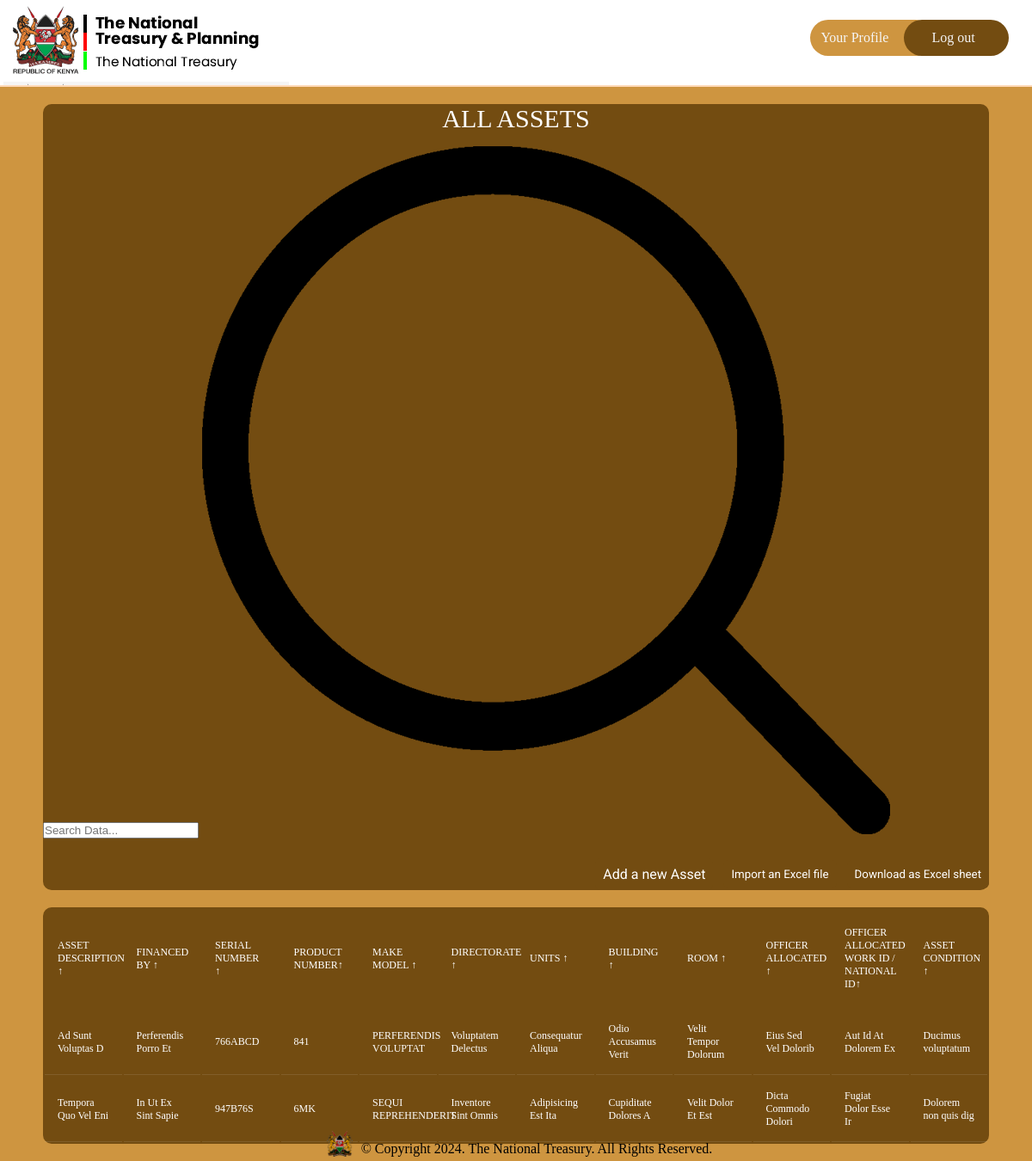
The page /assets/ (signed in) on the database as committed earlier.
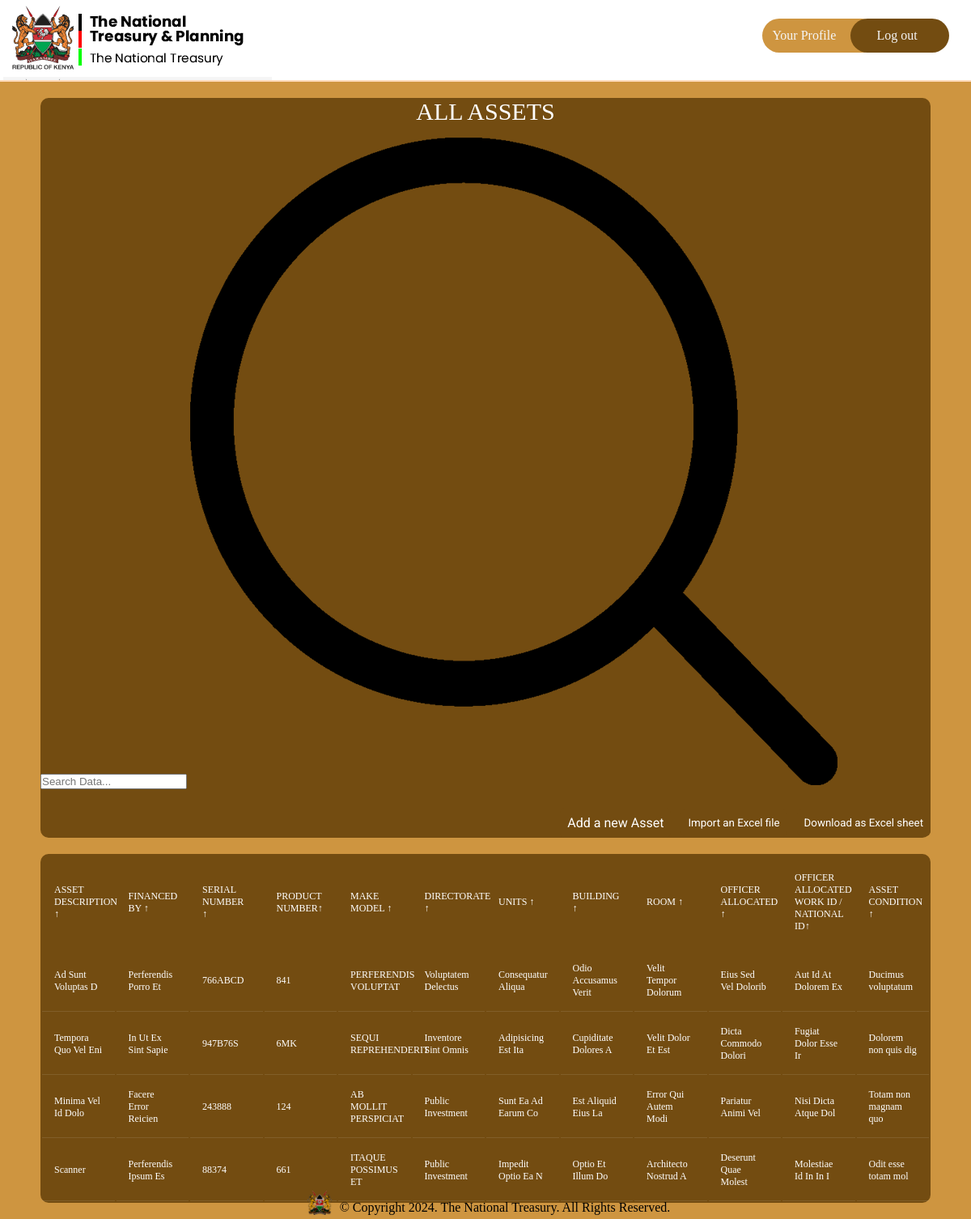
The same page on the database as committed later.
### inventory/models.py (models this page shows, shortened)
class Asset(db.Model):
    idassets = db.Column(db.Integer, primary_key=True)
    asset_description = db.Column(db.Text, nullable=False)
    financed_by = db.Column(db.Text, default="N/A")
    serial_number = db.Column(db.Text, nullable=False, unique=True)
    product_number = db.Column(db.Text, nullable=False)
    make_model = db.Column(db.Text, nullable=False)
    directorate = db.Column(db.Text, nullable=False)
    units = db.Column(db.Text, nullable=False)
    building = db.Column(db.Text, nullable=False)
    room = db.Column(db.Integer, nullable=False)
    officer_allocated = db.Column(db.Text, default="N/A")
    officer_contact_info = db.Column(db.Text, default="N/A")
    state = db.Column(db.Text, nullable=False)

### inventory/routes.py (the view)
@app.route("/assets/")
@login_required
def show_assets():
    assets = Asset.query.all()
    return render_template("dashboard.html", assets=assets)

### inventory/models.py (called while the page is built)
@login_manager.user_loader
def load_user(user_id):
    return User.query.get(int(user_id))

### inventory/templates/dashboard.html (shortened to what this page needs)
{% extends "base.html" %}
{% block head %}
{{ super() }}
<link rel="stylesheet" href="{{ url_for('static', filename='dashboard.css') }}">
{% endblock head %}
{% block navlinks %}
<a href="{{ url_for('profile') }}" style="width: 9em;" class="links signup">Your Profile</a>
<a href="{{ url_for('logout') }}" class="links login">Log out</a>
{% endblock navlinks %}
{% block body %}
<div class="main">
    <main class="table" id="customers_table">
        <section class="table__header">
            <h1>All Assets</h1>
            <div class="input-group">
                <input type="search" placeholder="Search Data...">
		<img src="{{ url_for('static', filename='assets/images/search.png') }}" alt="">
            </div>
	    <div class="table-links">
		<a href="{{ url_for('create_assets') }}" class="add-asset-link">Add a new Asset</a>
		<button id="import-excel-btn" class="import-excel">Import an Excel file</button>
		<button id="toEXCEL" class="export-excel">Download as
			Excel sheet</button>
	    </div>
        </section>
        <section class="table__body">
            <table>
                <thead>
                    <tr>
                        <th> Asset Description <span class="icon-arrow">&UpArrow;</span></th>
                        <th> Financed by <span class="icon-arrow">&UpArrow;</span></th>
                        <th> Serial Number <span class="icon-arrow">&UpArrow;</span></th>
                        <th> Product Number<span class="icon-arrow">&UpArrow;</span></th>
                        <th> Make Model <span class="icon-arrow">&UpArrow;</span></th>
                        <th> Directorate <span class="icon-arrow">&UpArrow;</span></th>
                        <th> Units <span class="icon-arrow">&UpArrow;</span></th>
                        <th> Building <span class="icon-arrow">&UpArrow;</span></th>
                        <th> Room <span class="icon-arrow">&UpArrow;</span></th>
                        <th> Officer Allocated <span class="icon-arrow">&UpArrow;</span></th>
                        <th> Officer Allocated Work ID / National ID<span class="icon-arrow">&UpArrow;</span></th>
                        <th> Asset Condition <span class="icon-arrow">&UpArrow;</span></th>
                    </tr>
                </thead>
                <tbody>
					{% for asset in assets %}
					<tr>
						<td>{{ asset.asset_description }}</td>
						<td>{{ asset.financed_by }}</td>
						<td>{{ asset.serial_number }}</td>
						<td>{{ asset.product_number }}</td>
						<td>{{ asset.make_model }}</td>
						<td>{{ asset.directorate }}</td>
						<td>{{ asset.units }}</td>
						<td>{{ asset.building }}</td>
						<td>{{ asset.room }}</td>
						<td>{{ asset.officer_allocated }}</td>
						<td>{{ asset.officer_contact_info }}</td>
						<td>{{ asset.state }}</td>
					</tr>
						{% endfor %}
                </tbody>
            </table>
        </section>
    </main>
	{% endblock body %}

### inventory/templates/base.html (shortened to what this page needs)
<!DOCTYPE html>
<html lang="en">
<head>
	{% block head %}
	<link rel="stylesheet" href="https://cdnjs.cloudflare.com/ajax/libs/font-awesome/6.5.1/css/all.min.css"
 />
		<link rel="stylesheet" href="{{ url_for('static',filename='style.css') }}">
	{% endblock head %}
</head>
<body>
	<div class="nav">
		<div class="logo">
			<a href="{{ url_for('index') }}"><img
					src=" {{ url_for('static', filename='assets/images/TNT logo.png')  }} "
					alt="treasury logo"></img></a>
		</div>
		<div class="links">
			{% block navlinks %}
			{% endblock navlinks %}
		</div>
	</div>
	{% block body %}
	{% endblock body %}
	<div class="footer">
		<img src="{{ url_for('static', filename='assets/images/tntfooterlogo.png') }}" alt="footer logo"
			width="30" height="30">
		<p>© Copyright <span class="copyright-year"></span>. The National Treasury. All Rights Reserved.</p>
	</div>
</body>
</html>

### inventory/static/style.css (style rules this page uses)
* { margin: 0; padding: 0; box-sizing: border-box; color-scheme: light; @import url('https://fonts.googleapis.com/css2?family=PT+Mono&display=swap'); }
body { display: flex; flex-direction: column; height: 100%; background-color: #ce9540; }
.nav { display: flex; justify-content: space-between; align-items: center; border-bottom: 2px solid peachpuff; padding-left: 4px; padding-top: 5px; padding-right: 15px; background-color: white; position: sticky; top: 0; }
.links { padding: 12px; display: flex; align-items: center; gap: 32px; border-radius: 34px; margin-bottom: 8px; }
.links>a { text-decoration: none; color: whitesmoke; width: 7.6em; }
.signup { background-color: #CE9540; }
.login { background-color: #734C11; margin-left: -67px; padding-left: 32px; }
.footer { display: flex; align-items: center; gap: 10px; margin-left: 8px; }
.main { display: flex; flex-direction: column; align-items: center; }
.footer { margin-top: 12px; padding-top: 18px; display: flex; align-items: end; justify-content: center; }

### inventory/static/dashboard.css (style rules this page uses)
section { background-color: #734c11; border-radius: 10px; }
body { display: flex; flex-direction: column; height: 100%; background-color: #ce9540; }
.logo { background: url('assets/images/TNT\ logo.png'); background-color: whitesmoke; background-blend-mode: multiply; }
.table-links { width: 100%; display: flex; gap: 12px; align-items: center; justify-content: flex-end; margin-top: 23px; margin-right: 96px; }
.table-links>* { padding: 9px; background-color: #734c11; color: #fff; font-family: 'Roboto', sans-serif; border-radius: 6px; appearance: none; border: none }
.add-asset-link { text-decoration: none; }
h1 { font-size: 30px; color: #fff; text-transform: uppercase; font-weight: 300; text-align: center; margin-bottom: 15px; }
.footer { position: fixed; bottom: 5px; }
table { width: 100%; table-layout: fixed; }
th { padding: 20px 15px; text-align: left; font-weight: 500; font-size: 12px; color: #fff; text-transform: uppercase; }
td { padding: 15px; text-align: left; vertical-align: middle; font-weight: 300; font-size: 12px; color: #fff; border-bottom: solid 1px rgba(255, 255, 255, 0.1); }
section { margin: 20px 50px; }

Rows that differ between the two databases and show on the page:
added Asset: asset_description "Minima Vel Id Dolo", financed_by "Facere Error Reicien", serial_number "243888", product_number "124", make_model "AB MOLLIT PERSPICIAT", directorate "Public Investment", units "Sunt Ea Ad Earum Co", building "Est Aliquid Eius La", room "Error Qui Autem Modi", officer_allocated "Pariatur Animi Vel", officer_contact_info "Nisi Dicta Atque Dol", state "Totam non magnam quo"
added Asset: asset_description "Scanner", financed_by "Perferendis Ipsum Es", serial_number "88374", product_number "661", make_model "ITAQUE POSSIMUS ET", directorate "Public Investment", units "Impedit Optio Ea N", building "Optio Et Illum Do", room "Architecto Nostrud A", officer_allocated "Deserunt Quae Molest", officer_contact_info "Molestiae Id In In I", state "Odit esse totam mol"
